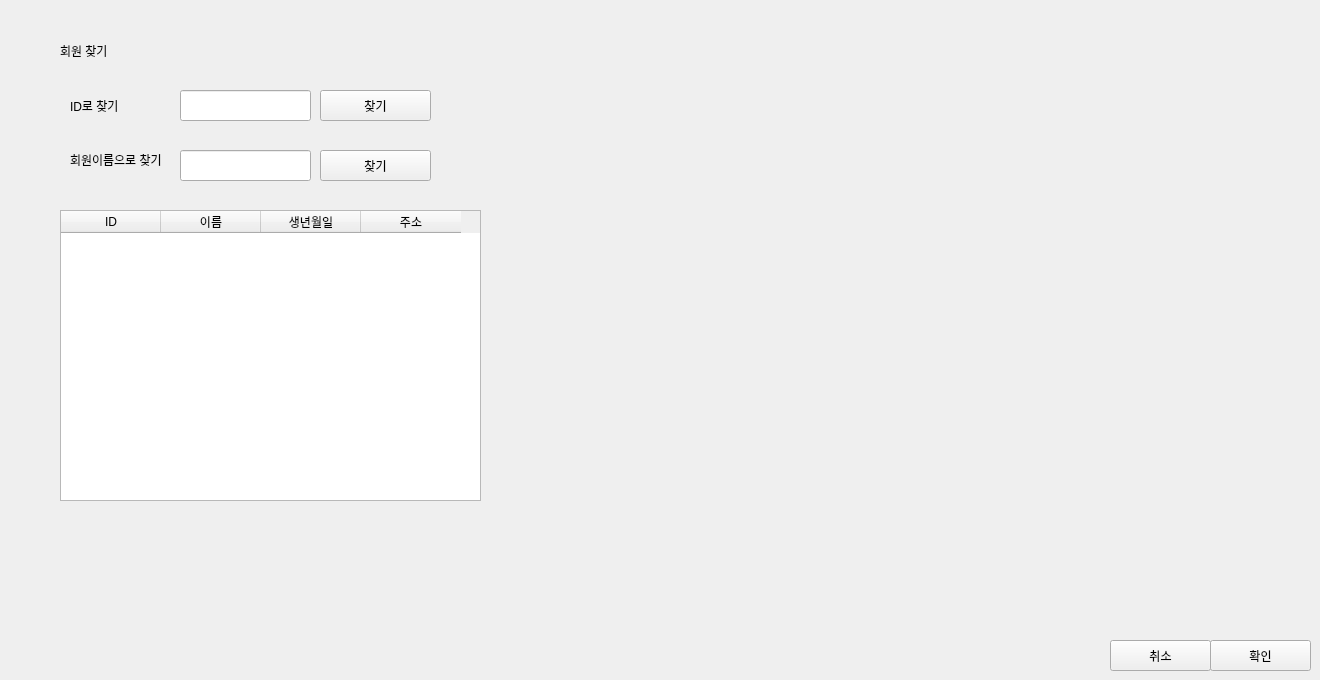
      <widget class="QWidget" name="page_data_pat_1_28">
       <widget class="QWidget" name="widget_16" native="true">
        <property name="geometry">
         <rect>
          <x>0</x>
          <y>0</y>
          <width>701</width>
          <height>571</height>
         </rect>
        </property>
        <widget class="QLabel" name="label_41">
         <property name="geometry">
          <rect>
           <x>60</x>
           <y>40</y>
           <width>101</width>
           <height>21</height>
          </rect>
         </property>
         <property name="text">
          <string>회원 찾기 </string>
         </property>
        </widget>
        <widget class="QPushButton" name="btn_findby_patient_name_28">
         <property name="geometry">
          <rect>
           <x>320</x>
           <y>150</y>
           <width>111</width>
           <height>31</height>
          </rect>
         </property>
         <property name="text">
          <string>찾기</string>
         </property>
        </widget>
        <widget class="QTableWidget" name="tableWidget_patientCandidates_28">
         <property name="geometry">
          <rect>
           <x>60</x>
           <y>210</y>
           <width>421</width>
           <height>291</height>
          </rect>
         </property>
         <column>
          <property name="text">
           <string>ID</string>
          </property>
         </column>
         <column>
          <property name="text">
           <string>이름</string>
          </property>
         </column>
         <column>
          <property name="text">
           <string>생년월일</string>
          </property>
         </column>
         <column>
          <property name="text">
           <string>주소</string>
          </property>
         </column>
        </widget>
        <widget class="QLabel" name="label_34">
         <property name="geometry">
          <rect>
           <x>70</x>
           <y>90</y>
           <width>60</width>
           <height>31</height>
          </rect>
         </property>
         <property name="text">
          <string>ID로 찾기</string>
         </property>
        </widget>
        <widget class="QPushButton" name="btn_findby_patient_id_28">
         <property name="geometry">
          <rect>
           <x>320</x>
           <y>90</y>
           <width>111</width>
           <height>31</height>
          </rect>
         </property>
         <property name="text">
          <string>찾기</string>
         </property>
        </widget>
        <widget class="QLabel" name="label_53">
         <property name="geometry">
          <rect>
           <x>70</x>
           <y>150</y>
           <width>101</width>
           <height>20</height>
          </rect>
         </property>
         <property name="text">
          <string>회원이름으로 찾기</string>
         </property>
        </widget>
        <widget class="QLineEdit" name="lineEdit_name_28">
         <property name="geometry">
          <rect>
           <x>180</x>
           <y>150</y>
           <width>131</width>
           <height>31</height>
          </rect>
         </property>
        </widget>
        <widget class="QLineEdit" name="lineEdit_ID_28">
         <property name="geometry">
          <rect>
           <x>180</x>
           <y>90</y>
           <width>131</width>
           <height>31</height>
          </rect>
         </property>
        </widget>
       </widget>
       <widget class="QWidget" name="widget_17" native="true">
        <property name="geometry">
         <rect>
          <x>1100</x>
          <y>620</y>
          <width>211</width>
          <height>51</height>
         </rect>
        </property>
        <widget class="QPushButton" name="btn_cancel_28">
         <property name="geometry">
          <rect>
           <x>10</x>
           <y>20</y>
           <width>101</width>
           <height>31</height>
          </rect>
         </property>
         <property name="text">
          <string>취소</string>
         </property>
        </widget>
        <widget class="QPushButton" name="btn_confirmPatient_28">
         <property name="geometry">
          <rect>
           <x>110</x>
           <y>20</y>
           <width>101</width>
           <height>31</height>
          </rect>
         </property>
         <property name="text">
          <string>확인</string>
         </property>
        </widget>
       </widget>
      </widget>
